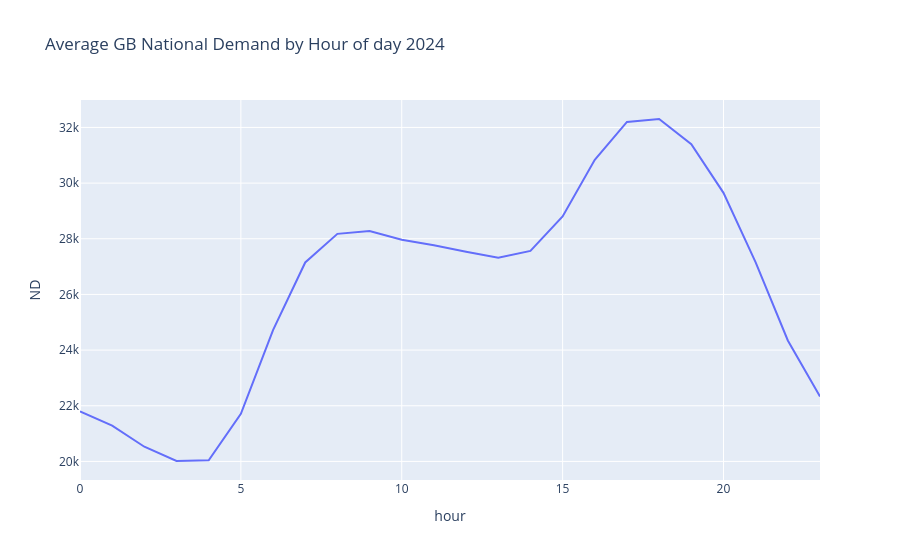

The notebook cell this image was saved under:
### Code cell
hourly_average = df.groupby('hour').ND.mean()

fig = px.line(hourly_average, y='ND', title='Average GB National Demand by Hour of day 2024')
fig.show()


# Check value counts - should be roughly 2/7 True, 5/7 False
print(df['is_weekend'].value_counts())

# Check a specific date you know - 1st Jan 2024 was a Monday
print(df.loc['2024-01-01', 'is_weekend'].iloc[0])  # should be False

# Check a weekend date - 6th Jan 2024 was a Saturday  
print(df.loc['2024-01-06', 'is_weekend'].iloc[0])  # should be True

### Figure 1 — Plotly figure (JSON) as saved in the notebook; plotly's stock layout.template omitted (floating-point values rounded to 4 significant figures)
{"data": [{"hovertemplate": "hour=%{x}<br>ND=%{y}<extra></extra>", "legendgroup": "", "line": {"color": "#636efa", "dash": "solid"}, "marker": {"symbol": "circle"}, "mode": "lines", "name": "", "orientation": "v", "showlegend": false, "type": "scatter", "x": [0, 1, 2, 3, 4, 5, 6, 7, 8, 9, 10, 11, 12, 13, 14, 15, 16, 17, 18, 19, 20, 21, 22, 23], "xaxis": "x", "y": [21800.0, 21280.0, 20530.0, 20010.0, 20040.0, 21710.0, 24720.0, 27150.0, 28180.0, 28280.0, 27960.0, 27770.0, 27530.0, 27320.0, 27570.0, 28800.0, 30840.0, 32200.0, 32300.0, 31400.0, 29650.0, 27160.0, 24350.0, 22330.0], "yaxis": "y"}], "layout": {"legend": {"tracegroupgap": 0}, "title": {"text": "Average GB National Demand by Hour of day 2024"}, "xaxis": {"anchor": "y", "domain": [0, 1], "title": {"text": "hour"}}, "yaxis": {"anchor": "x", "domain": [0, 1], "title": {"text": "ND"}}}}
